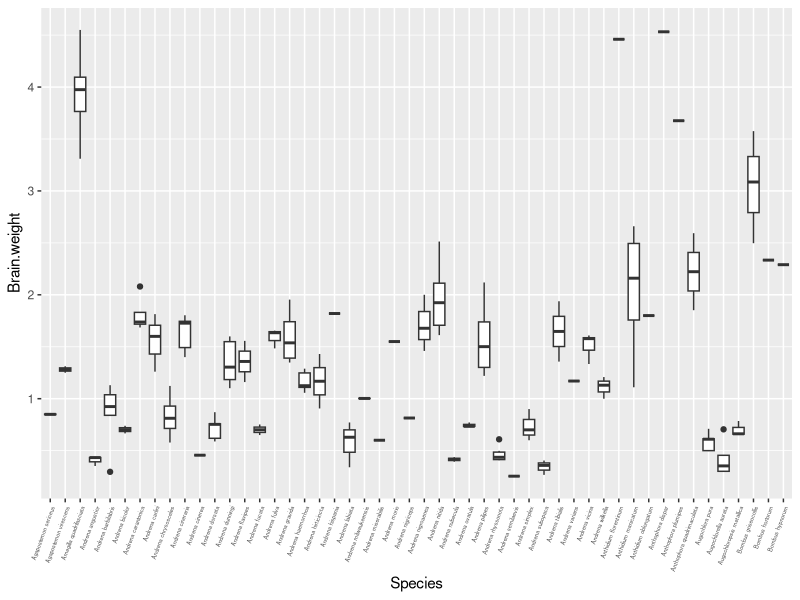
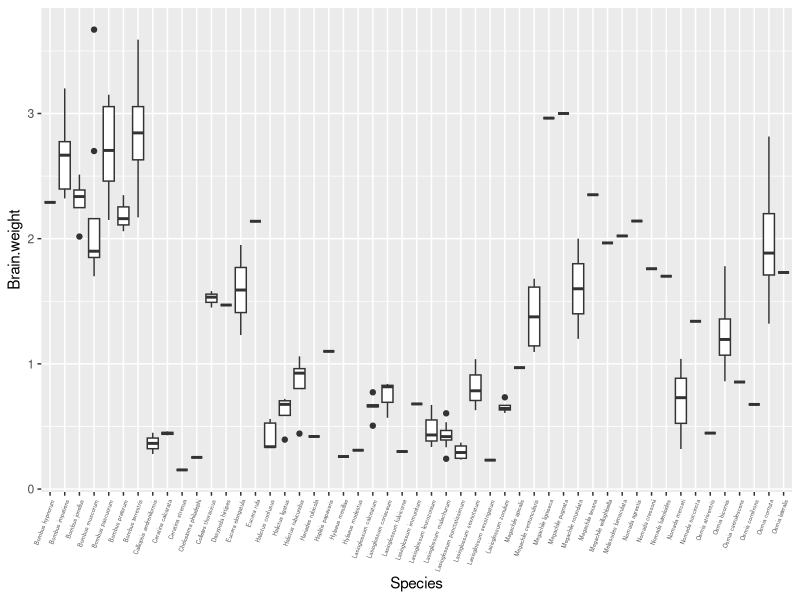
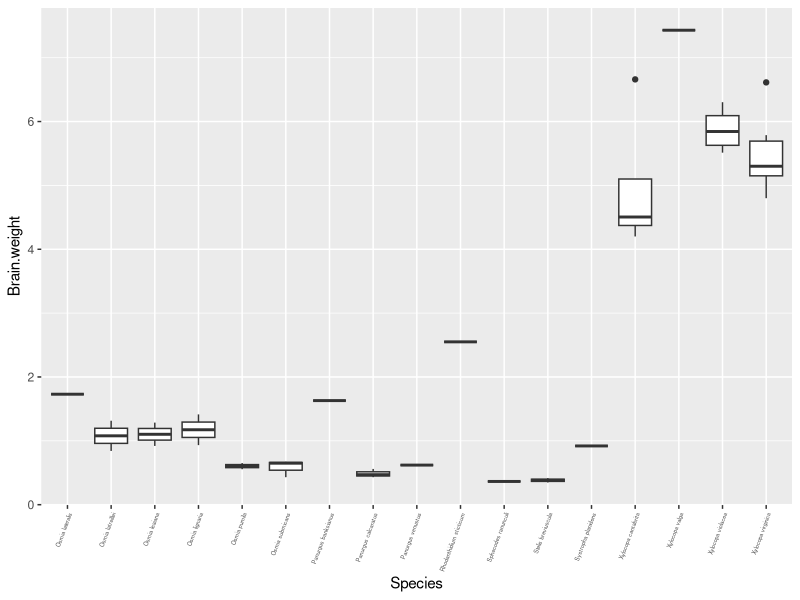
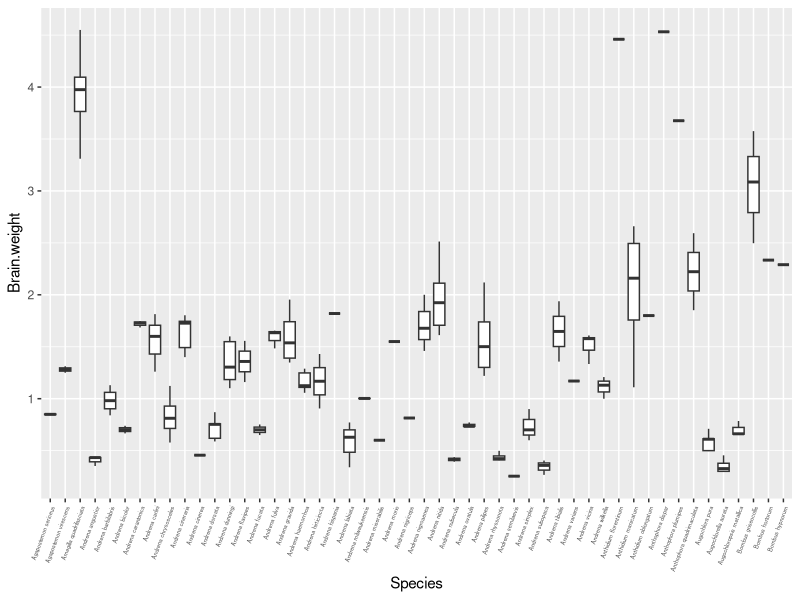
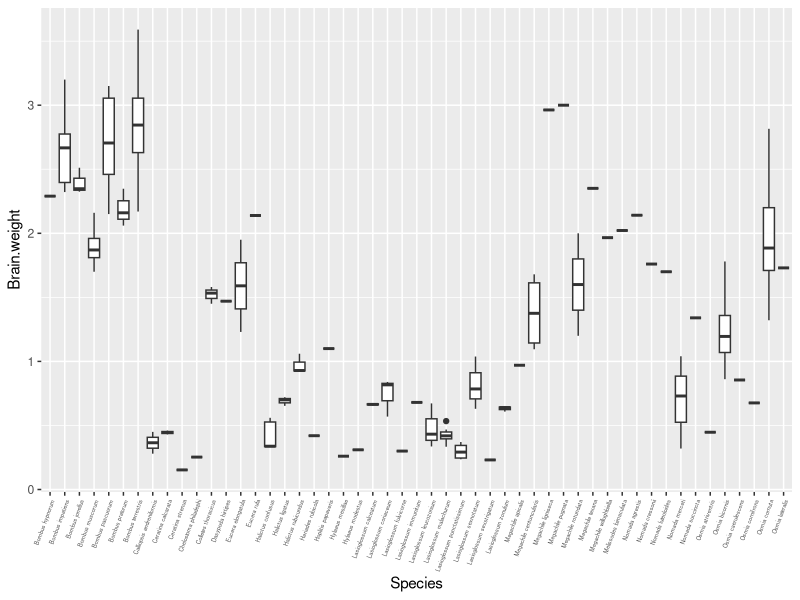
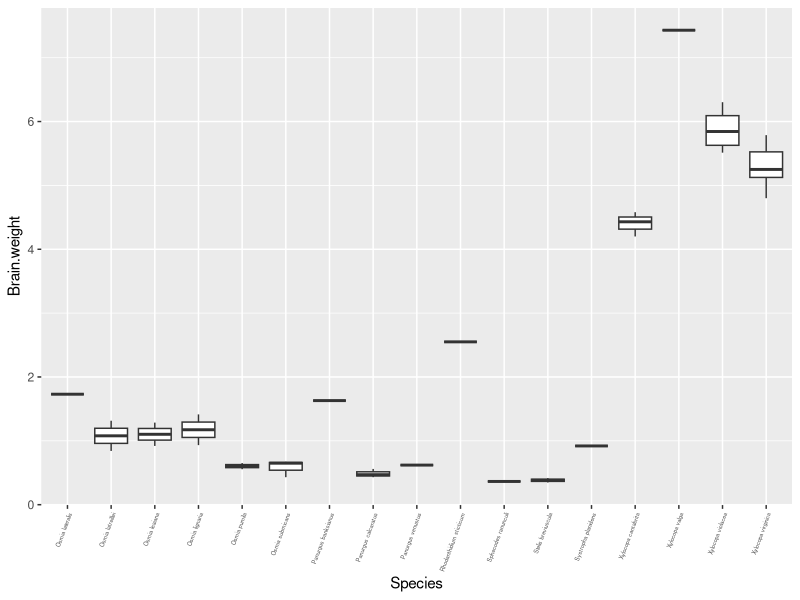

These charts were generated, in order, by the following R code: (Note: this script raises an error after producing the figures.)
#Preprocessing----
#In this script we fix typos and rename species when neccesary to their synonyms
#The data source is Sayol et al., but we also have added extra species from Collado thesis
#Sayol http://dx.doi.org/10.1098/rspb.2020.0762

#Load libraries----
library(readr)
library(dplyr)
library(stringr)
library(ggplot2)

#Read datasets
#1st Sayol 
sayol = read_csv("Raw_data/sayol_data.csv") %>% 
dplyr::select(!c(head.weight.g, no.optic.lobes.weight.mg,body.mass.g)) %>% 
mutate(species = str_replace(species, "_", " "))
#snd Collado (is similar but Collado has some extra species)
#Note Sayol data is clean but Collado still needs some processing
collado <- read.csv("Raw_data/collado_data.csv", dec = ",") %>% 
dplyr::select(!c(Place, No.optic.lobes.weight, 
Notes, Head.weight..g., Plant, Date, Weigth..g., ID, Genus)) %>% 
rename(Brain.weight = Brain.Weight..mg.)

#Prepare data----
#Important:
#The column of interest is brain fix (mg)
#Heads are extracted and fixed and then the brain is removed and weighted
#Fresh brains can be converted with a conversion factor to fix! 
#brain.fix.mg = brain.fresh.mg x 1.2262. #Check sayol etal
sayol = sayol %>% 
#mutate(brain.fix.mg = case_when(is.na(brain.fix.mg) == T ~ brain.fresh.mg * 1.2262,
#is.na(brain.fix.mg) == F ~ brain.fix.mg)) %>% 
rename(Species = species) %>% 
rename(Sex =  sex) %>% 
rename(Country  = country) %>% 
rename(IT = IT.mm) %>% 
rename(Brain.weight = brain.fix.mg) 

#Reshaping data and some cleaning
sayol_main = sayol %>% 
dplyr::select(Species, IT, Brain.weight, Sex, Country)  #select cols of interest


#Select species from Collado that are not in Sayol
#Check levels
s = sayol_main %>% distinct(Species)
spp = s$Species
#Subset collado
collado_filtered = collado %>% 
filter(!Species == "Dasypoda visnaga") %>%  #Dasypoda visnaga's brain was conserved in ethanol, not formol
filter(!Species %in% spp) 
#Bind both datasets
all = bind_rows(sayol_main, collado_filtered) %>% 
na.omit() #filter out na's

#Cleaning----
#Delete Species with sp. 
all_cleaning <- filter(all, !grepl(" sp.",Species))
#Some more typos
all_cleaning$Species[all_cleaning$Species=="Anthopora plumipes"] <- "Anthophora plumipes"
all_cleaning$Species[all_cleaning$Species=="Anthopora dispar"] <- "Anthophora dispar"
all_cleaning$Species[all_cleaning$Species=="Agaposemon sericeus"] <- "Agapostemon sericeus"
all_cleaning$Species[all_cleaning$Species=="Andena vicina"] <- "Andrena vicina"
#Two species are best to rename it with synonym
all_cleaning$Species[all_cleaning$Species=="Flavipanurgus venustus"] <- "Panurgus venustus"
all_cleaning$Species[all_cleaning$Species=="Psithyrus vestalis"] <- "Bombus vestalis"
#Filter out non-species
all_cleaning = subset(all_cleaning, subset = !((Species == "Andrena (Chlorandrena)")))
all_cleaning = subset(all_cleaning, subset = !((Species == "Andrena (Chrysandrena)")))
all_cleaning = subset(all_cleaning, subset = !((Species == "Lasioglossum dialictus"))) #dialictus is a subgenus

#Filter out Apis mellifera
all_cleaning <- all_cleaning %>% filter(!Species=="Apis mellifera")    
#Before filtering females, rename f and females equally
levels(factor(all_cleaning$Sex))
#Fix levels
all_cleaning = all_cleaning %>% 
mutate(Sex =replace(Sex, Sex == "F", "Female")) %>% 
mutate(Sex =replace(Sex, Sex == "M", "Male")) %>% 
mutate(Sex =replace(Sex, Sex == "Queen?", "Queen"))


#Final filtering----
#Select females and delete outliers
#IMPORTANT! select just females
all_cleaning = all_cleaning %>%  filter(Sex == "Female") %>% dplyr::select(!Sex)
#Check unique cases and levels for methods
d = all_cleaning %>% 
group_by(Species) %>% 
summarise(individuals = n())
median(d$individuals)
sum(d$individuals) #433
nlevels(factor(unique(d$Species))) #113 species

#Check for possible outliers
#Brain weight
#Extract levels
l = levels(factor(all_cleaning$Species))
#Create function to plot everything
s = function(v) {
ggplot(all_cleaning %>% filter(Species %in% v), aes(Species, Brain.weight)) +
geom_boxplot() +
theme(axis.text.x = element_text(angle = 70, vjust = 1, hjust=1, size=4))
}
#Plot 1st 50 records
s(l[1:50])
s(l[50:100])
s(l[100:130])

#Is quite easy to have outliers with brain weights 
#For this, we filter the ones out of 1.5 times IQR
all_cleaning = all_cleaning %>%
group_by(Species) %>% 
mutate(Max_val = quantile(Brain.weight, 0.75) + 1.5 *IQR(Brain.weight)) %>% 
mutate(Min_val = quantile(Brain.weight, 0.25) -  1.5 * IQR(Brain.weight)) %>% 
filter(Brain.weight <= Max_val) %>% #Species with one unique value are not considered!
filter(Brain.weight >= Min_val) %>% #Species with one unique value are not considered!
ungroup()

#Check again filtered plots
s(l[1:50])
s(l[50:100])
s(l[100:130])

#Create dataframe with average measurements of IT and brain weight
weights.mean <- data.frame(aggregate(Brain.weight ~ Species, data = all_cleaning, FUN = mean))
IT.mean <- data.frame(aggregate(IT ~ Species, data = all_cleaning, FUN = mean))
wit.mean <- merge(weights.mean, IT.mean)
#Check number of levels
#levels(factor(wit.mean$Species))

#Save data ----
#Save data to load raw values in methods
write_csv(all_cleaning, "Data/Processing/all_cleaning.csv")
#Save data to calculate residuals
saveRDS(wit.mean, "Data/Processing/wit.mean.rds")
write_csv(wit.mean, "Data/Processing/wit.mean.csv")


